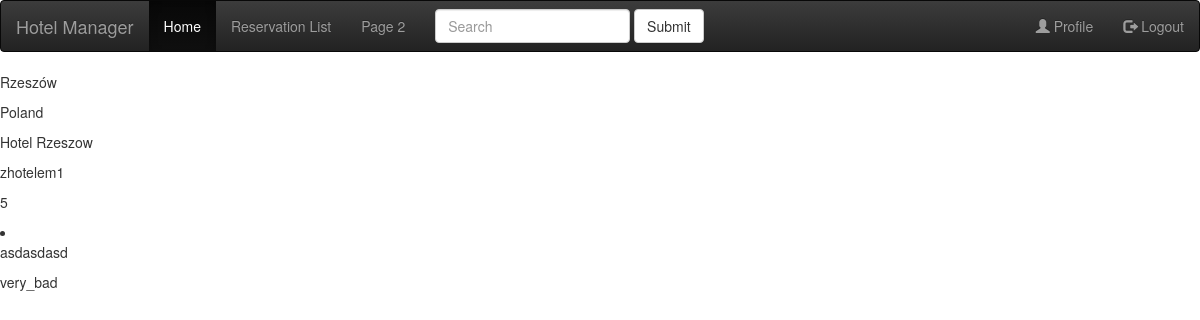
The page /booking/home/1 (signed in) on the database its author committed.
### booking/models.py (models this page shows, shortened)
class Hotel(models.Model):
    hotel_owner = models.ForeignKey(HotelOwner, on_delete=models.CASCADE)
    hotel_name = models.CharField(max_length=120)
    hotel_country = models.CharField(max_length=50)
    hotel_city = models.CharField(max_length=100)
    hotel_room_sgl = models.PositiveIntegerField(validators=[MinValueValidator(0)], default=0)
    hotel_room_dbl = models.PositiveIntegerField(validators=[MinValueValidator(0)], default=0)
    hotel_room_twin = models.PositiveIntegerField(validators=[MinValueValidator(0)], default=0)
    hotel_room_tpl = models.PositiveIntegerField(validators=[MinValueValidator(0)], default=0)
    hotel_room_qdbl = models.PositiveIntegerField(validators=[MinValueValidator(0)], default=0)
    hotel_room_family = models.PositiveIntegerField(validators=[MinValueValidator(0)], default=0)
    hotel_room_apartment = models.PositiveIntegerField(validators=[MinValueValidator(0)], default=0)

class HotelOwner(AbstractUser):
    hasHotel = models.BooleanField(default=False)
    class Meta:
        app_label = 'booking'
        permissions = ("has_hotel", "Has hotel."),

class Opinion(models.Model):
    ROOM_CHOICES = (
        ('very_bad', 'Very Bad'),
        ('badly', 'Badly'),
        ('moderation', 'Moderation'),
        ('good', 'Good'),
        ('very_good', 'Very Good'),
        ('excellent', 'Excellent'),
    )
    opinion_to = models.OneToOneField(Reservation, on_delete=models.CASCADE)
    opinion_date = models.DateField()
    opinion_content = models.TextField()
    opinion_rating = models.CharField(max_length=20, blank=False, choices=ROOM_CHOICES)

### booking/views.py (the view)
# urls.py: path('home/<int:pk>', views.HotelDetails.as_view(), name='hotel_details'),
class HotelDetails(DetailView):
    model = Hotel
    context_object_name = 'hotel'
    def get_context_data(self, **kwargs):
        context = super(HotelDetails, self).get_context_data(**kwargs)
        context['opinions'] = Opinion.objects.filter(opinion_to__reservation_hotel=self.object)
        return context

### booking/templates/booking/hotel_detail.html
{% extends 'base.html' %}
{% block body %}
    <p>{{ hotel.hotel_city }}</p>
    <p>{{ hotel.hotel_country }}</p>
    <p>{{ hotel.hotel_name }}</p>
    <p>{{ hotel.hotel_owner }}</p>
    <p>{{ hotel.hotel_room_apartment }}</p>
    <li>
        {% for opinion in opinions %}
            <p>{{ opinion.opinion_content }}</p>
            <p>{{ opinion.opinion_rating }}</p>
        {% endfor %}
    </li>
{% endblock %}

### rows shown on the page
Hotel: hotel_city "Rzeszów", hotel_country "Poland", hotel_name "Hotel Rzeszow", hotel_owner "zhotelem1", hotel_room_apartment "5"
Opinion: opinion_content "asdasdasd", opinion_rating "very_bad"
